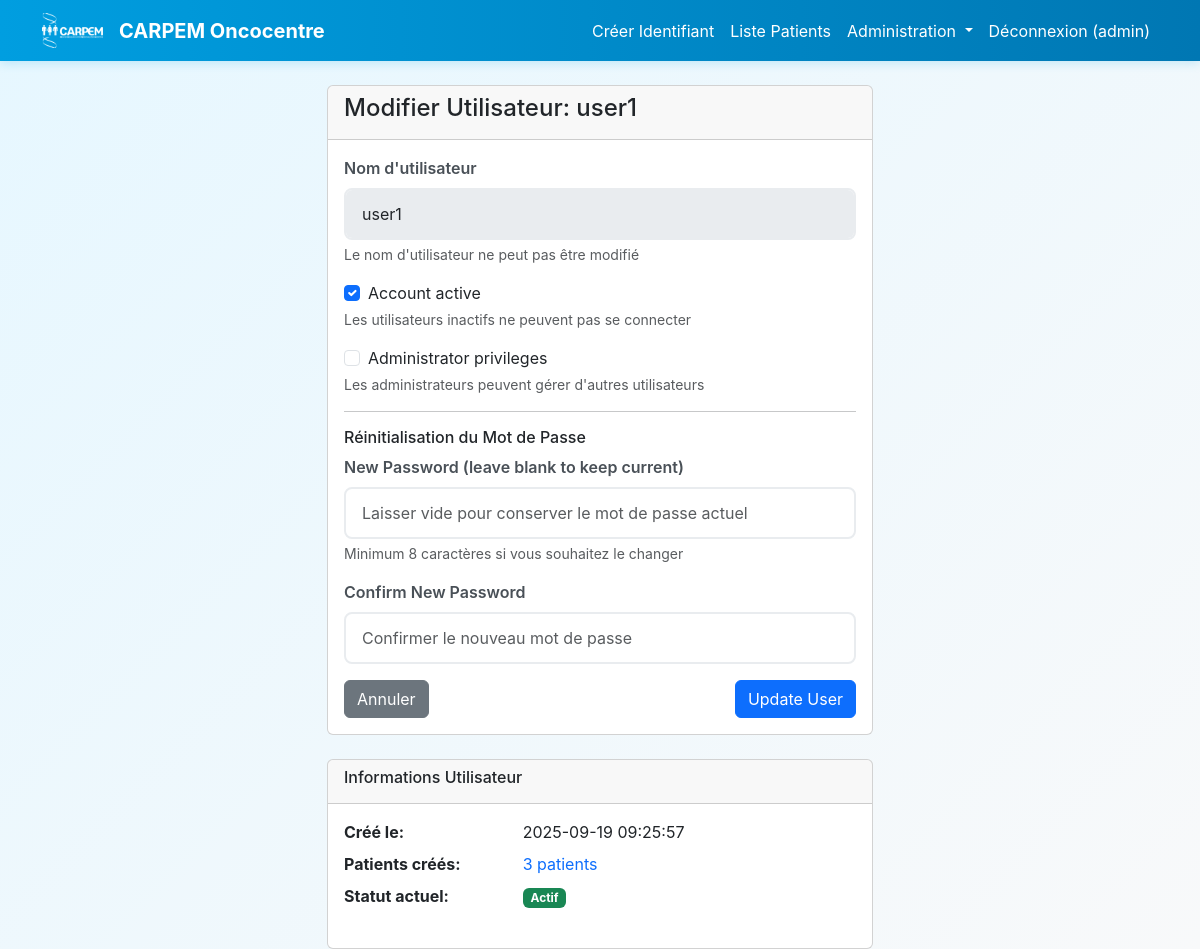
/admin/users/2/edit (signed in), run on the app's committed database.
### archive_old_structure/models.py (models this page shows, shortened)
class User(UserMixin, db.Model):
    id = db.Column(db.Integer, primary_key=True)
    username = db.Column(db.String(80), unique=True, nullable=False)
    password_hash = db.Column(db.String(128), nullable=False)
    is_active = db.Column(db.Boolean, default=True, nullable=False)
    is_admin = db.Column(db.Boolean, default=False, nullable=False)
    created_at = db.Column(db.DateTime, default=datetime.utcnow)

### archive_old_structure/admin.py (the view, shortened to what this page needs)
@admin_bp.route('/users/<int:user_id>/edit', methods=['GET', 'POST'])
@admin_required
def edit_user(user_id):
    user = None
    try:
        user = User.query.get_or_404(user_id)
    except Exception:
        user = get_user_by_id_direct(user_id)
        if not user:
            flash('Utilisateur non trouvé.', 'error')
            return redirect(url_for('admin.list_users'))
    if user.id == current_user.id:
        flash('Vous ne pouvez pas modifier votre propre compte.', 'warning')
        return redirect(url_for('admin.list_users'))
    form = EditUserForm()
    if request.method == 'GET':
        form.is_active.data = user.is_active
        form.is_admin.data = user.is_admin
    return render_template('admin/edit_user.html', form=form, user=user)

### archive_old_structure/forms.py (shortened to what this page needs)
class EditUserForm(FlaskForm):
    is_active = BooleanField('Account active')
    is_admin = BooleanField('Administrator privileges')
    reset_password = PasswordField('New Password (leave blank to keep current)')
    confirm_password = PasswordField('Confirm New Password')
    submit = SubmitField('Update User')

### archive_old_structure/admin.py (called while the page is built)
def admin_required(f):
    @wraps(f)
    @login_required
    def decorated_function(*args, **kwargs):
        if not current_user.is_admin:
            flash('Accès refusé. Privilèges administrateur requis.', 'error')
            abort(403)
        return f(*args, **kwargs)
    return decorated_function

### templates/admin/edit_user.html (shortened to what this page needs)
{% extends "base.html" %}
{% block content %}
<div class="row justify-content-center">
    <div class="col-md-6">
        <div class="card">
            <div class="card-header">
                <h4> Modifier Utilisateur: {{ user.username }}</h4>
            </div>
            <div class="card-body">
                <form method="POST">
                    <div class="mb-3">
                        <label class="form-label">Nom d'utilisateur</label>
                        <input type="text" class="form-control" value="{{ user.username }}" disabled>
                        <div class="form-text">Le nom d'utilisateur ne peut pas être modifié</div>
                    </div>
                    <div class="mb-3">
                        <div class="form-check">
                            {{ form.is_active(class="form-check-input") }}
                            {{ form.is_active.label(class="form-check-label") }}
                        </div>
                        <div class="form-text">
                            Les utilisateurs inactifs ne peuvent pas se connecter
                        </div>
                    </div>
                    <div class="mb-3">
                        <div class="form-check">
                            {{ form.is_admin(class="form-check-input") }}
                            {{ form.is_admin.label(class="form-check-label") }}
                        </div>
                        <div class="form-text">
                            Les administrateurs peuvent gérer d'autres utilisateurs
                        </div>
                    </div>
                    <hr>
                    <h6> Réinitialisation du Mot de Passe</h6>
                    <div class="mb-3">
                        {{ form.reset_password.label(class="form-label") }}
                        {{ form.reset_password(class="form-control", placeholder="Laisser vide pour conserver le mot de passe actuel") }}
                        <div class="form-text">Minimum 8 caractères si vous souhaitez le changer</div>
                    </div>
                    <div class="mb-3">
                        {{ form.confirm_password.label(class="form-label") }}
                        {{ form.confirm_password(class="form-control", placeholder="Confirmer le nouveau mot de passe") }}
                    </div>
                    <div class="d-flex justify-content-between">
                        <a href="{{ url_for('admin.list_users') }}" class="btn btn-secondary">
                             Annuler
                        </a>
                        {{ form.submit(class="btn btn-primary") }}
                    </div>
                </form>
            </div>
        </div>
        <div class="card mt-4">
            <div class="card-header">
                <h6> Informations Utilisateur</h6>
            </div>
            <div class="card-body">
                <dl class="row">
                    <dt class="col-sm-4">Créé le:</dt>
                    <dd class="col-sm-8">{{ user.created_at.strftime('%Y-%m-%d %H:%M:%S') }}</dd>
                    <dt class="col-sm-4">Patients créés:</dt>
                    <dd class="col-sm-8">
                        {% set patient_count = user.patients|length %}
                        {% if patient_count > 0 %}
                            <a href="{{ url_for('admin.user_patients', user_id=user.id) }}" class="text-decoration-none">
                                {{ patient_count }} patient{{ 's' if patient_count > 1 else '' }}
                            </a>
                        {% else %}
                            0 patient
                        {% endif %}
                    </dd>
                    <dt class="col-sm-4">Statut actuel:</dt>
                    <dd class="col-sm-8">
                        {% if user.is_active %}
                            <span class="badge bg-success">Actif</span>
                        {% else %}
                            <span class="badge bg-secondary">Inactif</span>
                        {% endif %}
                    </dd>
                </dl>
            </div>
        </div>
    </div>
</div>
{% endblock %}

### templates/base.html (shortened to what this page needs)
<!DOCTYPE html>
<html lang="fr">
<head>
    <link href="https://cdn.jsdelivr.net/npm/bootstrap@5.3.0/dist/css/bootstrap.min.css" rel="stylesheet">
    <link rel="stylesheet" href="{{ url_for('static', filename='style.css') }}">
</head>
<body>
    <nav class="navbar navbar-expand-lg navbar-light carpem-navbar">
        <div class="container">
            <a class="navbar-brand d-flex align-items-center" href="{{ url_for('main.index') }}">
                <img src="{{ url_for('static', filename='carpem-logo.png') }}" alt="CARPEM Logo" class="carpem-logo me-3">
                <strong>CARPEM Oncocentre</strong>
            </a>
            <div class="navbar-nav">
                {% if current_user.is_authenticated %}
                    <a class="nav-link" href="{{ url_for('main.index') }}">Créer Identifiant</a>
                    <a class="nav-link" href="{{ url_for('main.list_patients') }}">Liste Patients</a>
                    {% if current_user.is_admin %}
                        <div class="nav-item dropdown">
                            <a class="nav-link dropdown-toggle text-warning" href="#" role="button" data-bs-toggle="dropdown">
                                 Administration
                            </a>
                        </div>
                    {% endif %}
                    <a class="nav-link" href="{{ url_for('auth.logout') }}">Déconnexion ({{ current_user.username }})</a>
                {% else %}
                    <a class="nav-link" href="{{ url_for('auth.login') }}">Connexion</a>
                {% endif %}
            </div>
        </div>
    </nav>
    <main class="container mt-4">
        {% block content %}{% endblock %}
    </main>
</body>
</html>

### static/style.css (style rules this page uses)
:root { --carpem-blue: #009ee0; --carpem-pink: #ec2849; --carpem-light-blue: #e6f7ff; --carpem-dark-blue: #0077b3; }
body { background: linear-gradient(135deg, var(--carpem-light-blue) 0%, #f8f9fa 100%); font-family: -apple-system, BlinkMacSystemFont, 'Segoe UI', Roboto, sans-serif; min-height: 100vh; }
.carpem-navbar { background: linear-gradient(90deg, var(--carpem-blue) 0%, var(--carpem-dark-blue) 100%); box-shadow: 0 2px 10px rgba(0, 158, 224, 0.2); }
.carpem-navbar .navbar-brand, .carpem-navbar .nav-link { color: white !important; transition: all 0.3s ease; }
.carpem-logo { height: 35px; width: auto; filter: brightness(0) invert(1); transition: all 0.3s ease; }
.form-control, .form-select { border-radius: 8px; border: 2px solid #e9ecef; padding: 12px 16px; transition: all 0.3s ease; }
.form-label { font-weight: 600; color: #495057; margin-bottom: 8px; }

### data on the page
User: username "admin"
User: username "user1", created_at "2025-09-19 09:25:57"

### other printed values
{{ patient_count }} "3"
{{ 's' if patient_count > 1 else '' }} "s"
